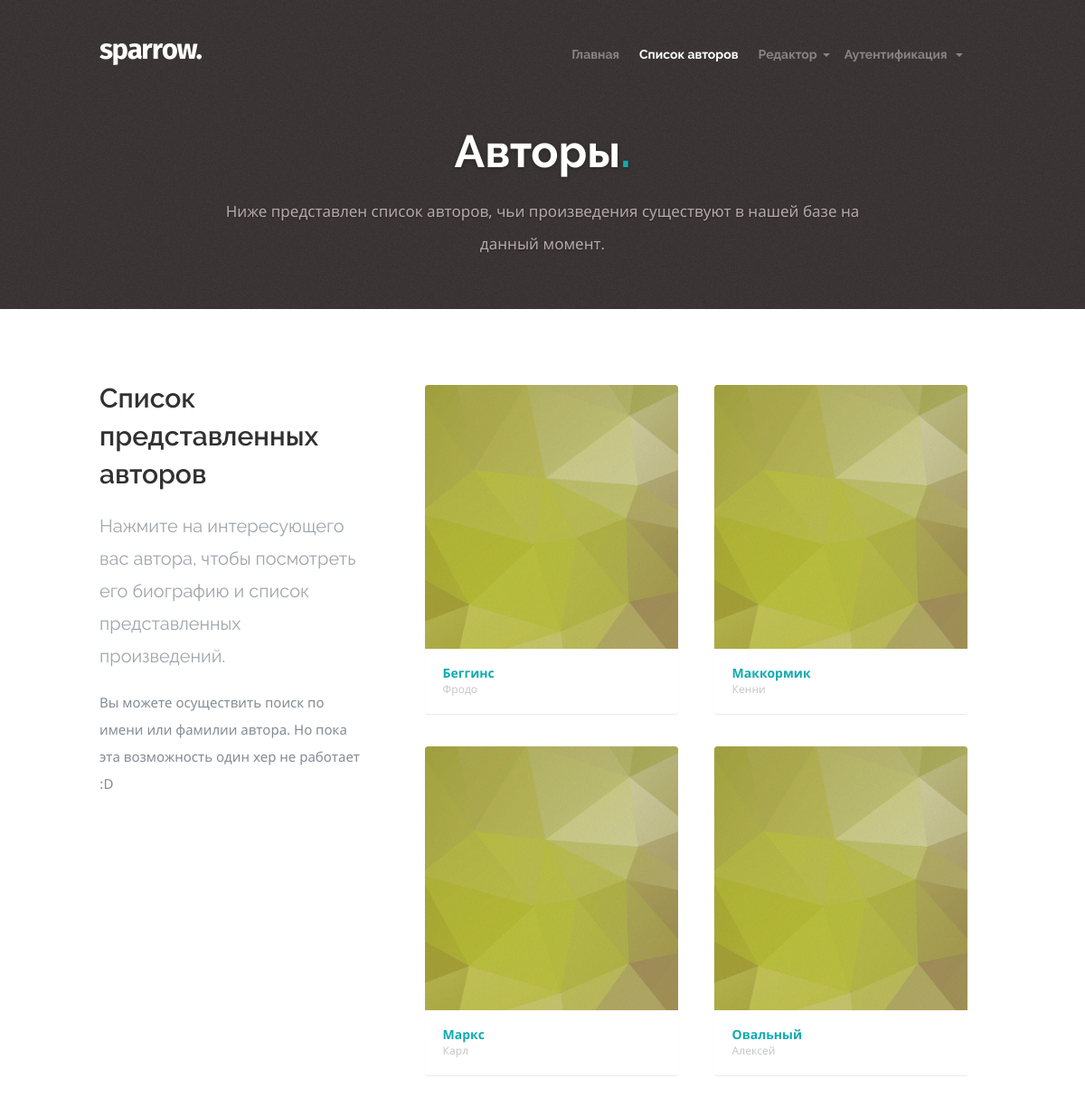
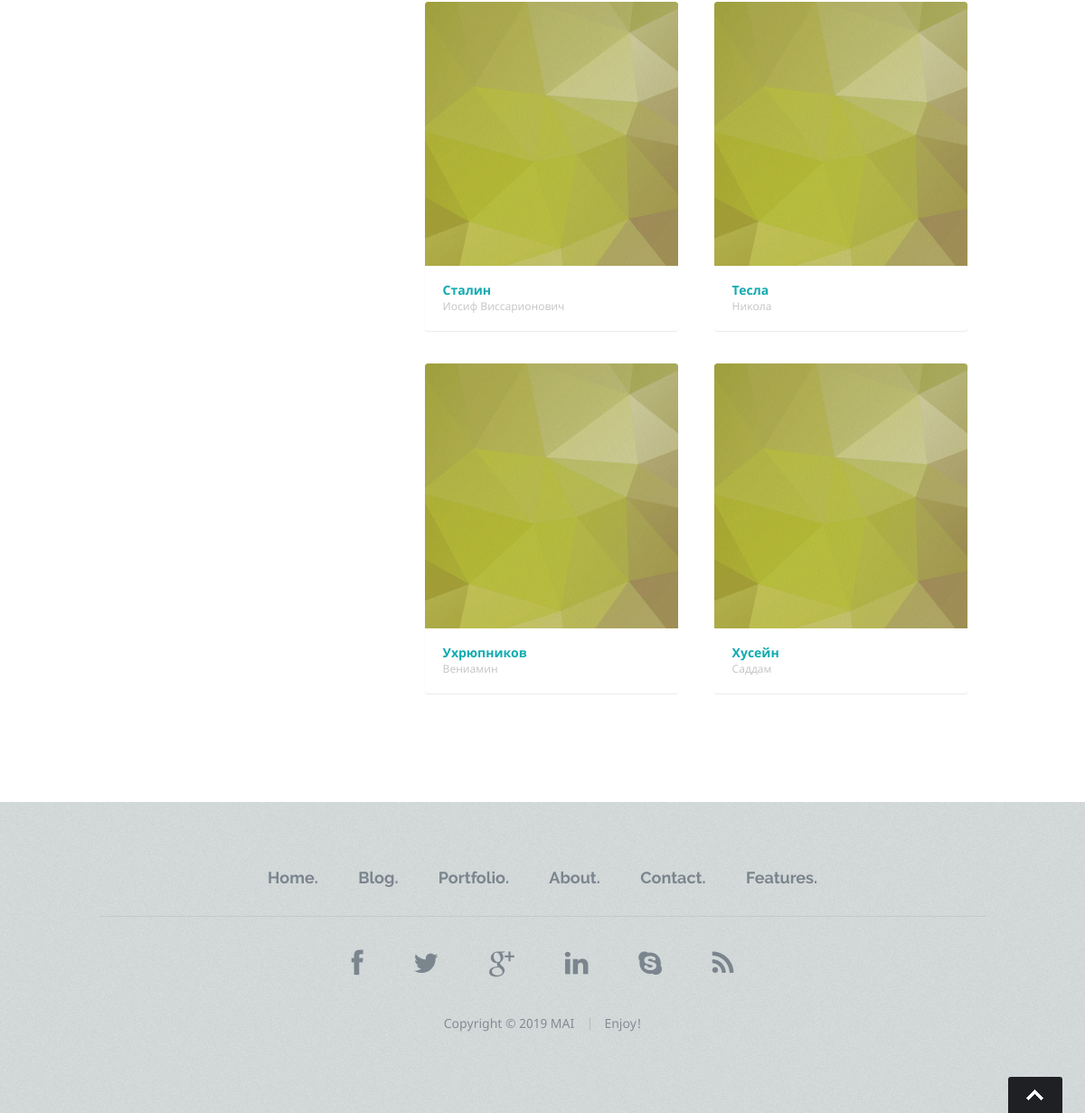
The app's page /authors with its own data (2 pictures, top to bottom).
### catalog/models.py (models this page shows, shortened)
class BaseWithMetaInfo(models.Model):
    inserter = models.ForeignKey(get_user_model(), on_delete=models.SET(dummy_deleted_user), default=default_user,
                                 related_name='added_%(class)ss',
                                 related_query_name='%(class)ss')
    date_joined = models.DateTimeField(default=current_time)
    checked = models.BooleanField(default=False)
    who_checked = models.ForeignKey(get_user_model(), null=True, blank=True, on_delete=default_user,
                                    related_name='checked_%(class)ss',
                                    related_query_name='%(class)ss_checked')
    date_checked = models.DateTimeField(null=True, blank=True)
    class Meta:
        abstract = True

class Author(BaseWithMetaInfo):
    first_name = models.CharField(max_length=AUTHOR_FST_NAME_LEN)
    last_name = models.CharField(max_length=AUTHOR_LST_NAME_LEN)
    date_of_birth = models.DateField(null=True, blank=True)
    date_of_death = models.DateField(null=True, blank=True)
    class Meta:
        ordering = ['last_name', 'first_name']

### core/views.py (the view)
# urls.py: path('authors', views.authors_list, name='authors_list'),
def authors_list(request):
    authors = Author.objects.all()
    return render(request, 'core/authors_list.html', {'authors': authors})

### core/templates/core/authors_list.html (shortened to what this page needs)
{% extends 'core/skeletons/base_sidebar_left.html' %}
{% load static %}
{% block nav_bar %}
    {% with current=3 %}{{ block.super }}{% endwith %}
{% endblock %}
{% block intro %}
    <div id="page-title">
        <div class="row">
            <div class="ten columns centered text-center">
                <h1>Авторы<span>.</span></h1>
                <p>
                    Ниже представлен список авторов, чьи произведения существуют в нашей базе на данный момент.
                </p>
            </div>
        </div>
    </div>
{% endblock %}
{% block sidebar %}
    <h1>Список представленных авторов</h1>
    <p class="lead">
        Нажмите на интересующего вас автора, чтобы посмотреть его биографию и список представленных произведений.
    </p>
    <p>
        Вы можете осуществить поиск по имени или фамилии автора. Но пока эта возможность один хер не работает :D
    </p>
{% endblock %}
{% block content %}
    {% for author in authors %}
        <div class="columns portfolio-item{% if forloop.counter0|divisibleby:2 %} first{% endif %}">
            <div class="item-wrap">
                <a href="{% url 'core:author' author.id %}">
                    <img alt="" src="{% static 'core/images/portfolio/geometrics.jpg' %}">
                </a>
                <div class="portfolio-item-meta">
                    <h5><a href="{% url 'core:author' author.id %}">{{ author.last_name }}</a></h5>
                    <p>{{ author.first_name }}</p>
                </div>
            </div>
        </div>
    {% endfor %}
{% endblock %}

### core/static/core/css/default.css (style rules this page uses)
html, body, div, span, object, iframe, h1, h2, h3, h4, h5, h6, p, blockquote, pre, abbr, address, cite, code, del, dfn, em, img, ins, kbd, q, samp, small, strong, sub, sup, var, b, i, dl, dt, dd, ol, ul, li, fieldset, form, label, legend, table, caption, tbody, tfoot, thead, tr, th, td, article, aside, canvas, details, figcaption, figure, footer, header, hgroup, menu, nav, section, summary, time, mark, audio, video { margin: 0; padding: 0; border: 0; outline: 0; font-size: 100%; vertical-align: baseline; background: transparent; }
*, *:before, *:after { -moz-box-sizing: border-box; -webkit-box-sizing: border-box; box-sizing: border-box; }
html { font-size: 62.5%; }
body { background: #fff; font-family: notosans-regular, sans-serif; font-size: 15px; line-height: 30px; color: #838C95; -webkit-font-smoothing: antialiased; -webkit-text-size-adjust: 100%; }
h1, h2, h3, h4, h5, h6 { color: #313131; font-family: raleway-bold, sans-serif; }
h1 a, h2 a, h3 a, h4 a, h5 a, h6 a { font-weight: inherit; }
h1 { font-size: 42px; line-height: 48px; margin-bottom: 12px; }
h5 { font-size: 18px; line-height: 30px; }
p { margin: 0 0 30px 0; }
p.lead { font: 20px/36px raleway-regular, sans-serif; margin-bottom: 18px; color: #9FA5AD; }
a, a:visited { text-decoration: none; outline: 0; color: #11ABB0; -webkit-transition: color .3s ease-in-out; -moz-transition: color .3s ease-in-out; -o-transition: color .3s ease-in-out; transition: color .3s ease-in-out; }
img { max-width: 100%; height: auto; }
.row { width: 96%; max-width: 1020px; margin: 0 auto; }
.row:before, .row:after { content: " "; display: table; }
.row:after { clear: both; }
.column, .columns { position: relative; padding: 0 20px; min-height: 1px; float: left; }
.column.centered, .columns.centered { float: none; margin: 0 auto; }
[class*="column"] + [class*="column"]:last-child { float: right; }
.row .ten { width: 83.33333%; }
.bgrid-halves [class*="column"] { width: 50%; }
[class*="bgrid"] [class*="column"] + [class*="column"]:last-child { float: left; }
.first { clear: left; }
.text-center { text-align: center !important; }

### core/static/core/css/layout.css (style rules this page uses)
body { background: #D2D8D8 url(../images/bg.jpg); }
img { border-radius: 3px; }
#page-title { background: #383232 url(../images/header-bg.jpg); padding-top: 42px; padding-bottom: 54px; }
#page-title h1 { font: 50px/60px raleway-bold, sans-serif; color: #fff; padding: 0; margin: 0 0 18px 0; text-shadow: 0px 1px 5px rgba(0, 0, 0, .3); }
#page-title h1 span, #page-title a { color: #11ABB0; }
#page-title p { font: 17px/36px notosans-regular, sans-serif; padding: 0; margin: 12px 5% 0; color: #b4a9a9; text-shadow: 0px 1px 2px rgba(0, 0, 0, .3); }
#portfolio-wrapper .columns { margin-bottom: 36px; }
.portfolio-item .item-wrap { background: #fff; overflow: hidden; border-radius: 3px; -webkit-box-shadow: 0px 1px 1px rgba(50, 50, 50, 0.1); -moz-box-shadow: 0px 1px 1px rgba(50, 50, 50, 0.1); box-shadow: 0px 1px 1px rgba(50, 50, 50, 0.1); -webkit-transition: all 0.3s ease-in-out; -moz-transition: all 0.3s ease-in-out; -o-transition: all 0.3s ease-in-out; -ms-transition: all 0.3s ease-in-out; transition: all 0.3s ease-in-out; }
.portfolio-item .item-wrap a { position: relative; display: block; }
.portfolio-item .item-wrap img { vertical-align: bottom; border-radius: 3px 3px 0 0; }
.portfolio-item .portfolio-item-meta { padding: 18px 0; }
.portfolio-item .portfolio-item-meta h5 a { font: 14px/18px notosans-bold, sans-serif; color: #11ABB0; margin-left: 7%; }
.portfolio-item .portfolio-item-meta p { font: 12px/18px notosans-regular, sans-serif; color: #c6c7c7; margin-bottom: 0; margin-left: 7%; }
.portfolio .entry-details h1 { font: 30px/42px raleway-semibold, sans-serif; margin-bottom: 18px; }

### records on screen
Author: last_name "Беггинс", first_name "Фродо"
Author: last_name "Маккормик", first_name "Кенни"
Author: last_name "Маркс", first_name "Карл"
Author: last_name "Овальный", first_name "Алексей"
Author: last_name "Сталин", first_name "Иосиф Виссарионович"
Author: last_name "Тесла", first_name "Никола"
Author: last_name "Ухрюпников", first_name "Вениамин"
Author: last_name "Хусейн", first_name "Саддам"
